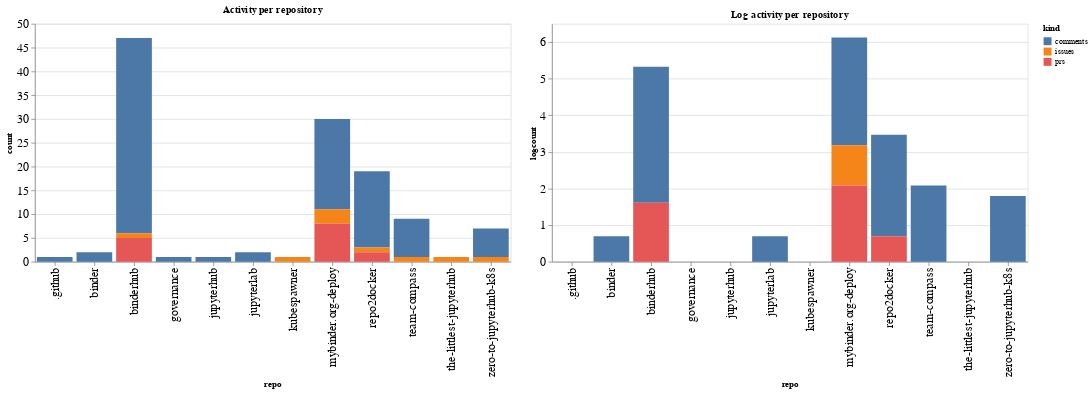

Notebook source saved alongside this figure:
### Code cell
ch1 = alt.Chart(repo_summaries, width=600, title="Activity per repository").mark_bar().encode(
    x='repo',
    y='count',
    color='kind',
    tooltip="kind"
)

ch2 = alt.Chart(repo_summaries, width=600, title="Log activity per repository").mark_bar().encode(
    x='repo',
    y='logcount',
    color='kind',
    tooltip="kind"
)

ch1 | ch2

### Figure 1 — Vega-Lite specification as saved in the notebook (floating-point values rounded to 4 significant figures)
{"config": {"axisLeft": {"labelFontSize": 15}, "axisBottom": {"labelFontSize": 15}}, "hconcat": [{"mark": "bar", "encoding": {"color": {"type": "nominal", "field": "kind"}, "tooltip": {"type": "nominal", "field": "kind"}, "x": {"type": "nominal", "field": "repo"}, "y": {"type": "quantitative", "field": "count"}}, "title": "Activity per repository", "width": 600}, {"mark": "bar", "encoding": {"color": {"type": "nominal", "field": "kind"}, "tooltip": {"type": "nominal", "field": "kind"}, "x": {"type": "nominal", "field": "repo"}, "y": {"type": "quantitative", "field": "logcount"}}, "title": "Log activity per repository", "width": 600}], "data": {"name": "data-714c61aac45638dca3a3b911384682b6"}, "$schema": "https://vega.github.io/schema/vega-lite/v4.8.1.json", "datasets": {"data-714c61aac45638dca3a3b911384682b6": [{"repo": ".github", "kind": "comments", "count": 1, "logcount": 0.0}, {"repo": "binder", "kind": "comments", "count": 2, "logcount": 0.6931}, {"repo": "binderhub", "kind": "comments", "count": 41, "logcount": 3.714}, {"repo": "binderhub", "kind": "issues", "count": 1, "logcount": 0.0}, {"repo": "binderhub", "kind": "prs", "count": 5, "logcount": 1.609}, {"repo": "governance", "kind": "comments", "count": 1, "logcount": 0.0}, {"repo": "jupyterhub", "kind": "comments", "count": 1, "logcount": 0.0}, {"repo": "jupyterlab", "kind": "comments", "count": 2, "logcount": 0.6931}, {"repo": "kubespawner", "kind": "issues", "count": 1, "logcount": 0.0}, {"repo": "mybinder.org-deploy", "kind": "comments", "count": 19, "logcount": 2.944}, {"repo": "mybinder.org-deploy", "kind": "issues", "count": 3, "logcount": 1.099}, {"repo": "mybinder.org-deploy", "kind": "prs", "count": 8, "logcount": 2.079}, {"repo": "repo2docker", "kind": "comments", "count": 16, "logcount": 2.773}, {"repo": "repo2docker", "kind": "issues", "count": 1, "logcount": 0.0}, {"repo": "repo2docker", "kind": "prs", "count": 2, "logcount": 0.6931}, {"repo": "team-compass", "kind": "comments", "count": 8, "logcount": 2.079}, {"repo": "team-compass", "kind": "issues", "count": 1, "logcount": 0.0}, {"repo": "the-littlest-jupyterhub", "kind": "issues", "count": 1, "logcount": 0.0}, {"repo": "zero-to-jupyterhub-k8s", "kind": "comments", "count": 6, "logcount": 1.792}, {"repo": "zero-to-jupyterhub-k8s", "kind": "issues", "count": 1, "logcount": 0.0}]}}
